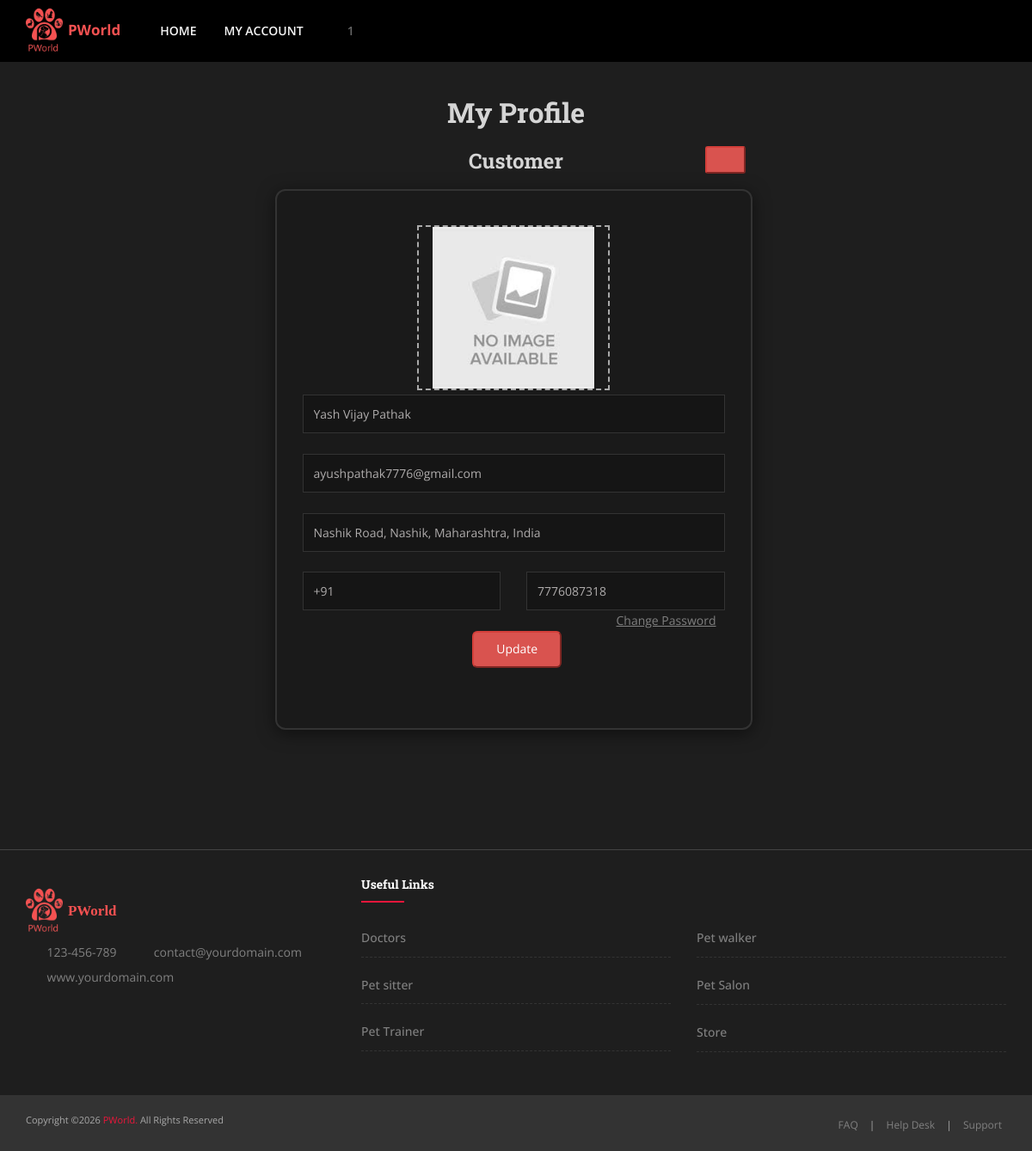
The app's page /Profile/ (signed in) with its own data.
### P_World_App/models.py (models this page shows, shortened)
class User_Details(models.Model):
    id = models.AutoField(primary_key=True)
    user_name = models.CharField(max_length=450, null=True, blank=True)
    password = models.CharField(max_length=90, null=True, blank=True)
    mobile_no = models.CharField(max_length=15, null=True, blank=True)
    country = models.CharField(max_length = 100 , null = True , blank = True)
    country_code = models.CharField(max_length=15, null=True, blank=True)
    email = models.CharField(max_length=100, null=True, blank=True)
    name = models.CharField(max_length=300, null=True, blank=True)
    about_me = models.TextField(null=True, blank=True)
    bussiness_name = models.CharField(max_length=400, null=True, blank=True)
    bussiness_address = models.CharField(max_length=500, null=True, blank=True)
    map_location = models.CharField(max_length=500, null=True, blank=True)
    latitude = models.CharField(max_length=400, null=True, blank=True)
    longitude = models.CharField(max_length=400, null=True, blank=True)
    address = models.TextField(null=True, blank=True)
    profile_image = models.ImageField(upload_to='profile_image/', null=True, blank=True)
    user_type = models.CharField(max_length=300, null=True, blank=True)
    status = models.BooleanField(default=False)
    created_datetime = models.DateTimeField(null=True, blank=True)
    sign_up_status = models.BooleanField(default=False)
    is_profile_create = models.BooleanField(default = False)
    token = models.CharField(max_length=400, null=True, blank=True)

### P_World_App/views_manoj.py (the view)
# urls.py: path('Profile/',Edit_Profile_Page , name='Profile'),
@cache_control(no_cache=True, must_revalidate=True, no_store=True)
def Edit_Profile_Page(request):
    try:
        session = getattr(request, "session", None)
        if not session:
            return redirect("/")
        customer_email = session.get("customer_email")
        customer_id = session.get("customer_id")
        if not customer_email or not customer_id:
            return redirect("/")
        user_obj = User_Details.objects.get(id=customer_id)
        country_obj = CountryMaster.objects.all().order_by("name")
        if user_obj.country_code:
            user_obj.country_code = user_obj.country_code.lstrip("+")
        return render(
            request,
            "customer/Edit_Profile.html",
            {
                "user_obj": user_obj,
                "country_obj": country_obj,
                "vendor_type": user_obj.user_type,
                "Item_count": Cart_Count(request),
            },
        )
    except User_Details.DoesNotExist:
        return redirect("/")
    except Exception:
        return redirect("/")

### P_World_App/views_manoj.py (called while the page is built)
def Cart_Count(request):
    if request.session.get('customer_id'):
        user_obj = User_Details.objects.filter(id = request.session.get('customer_id'))[0]
        Item_count = AddtoCart.objects.filter(fk_user = user_obj).count()
        return Item_count
    else:
        return redirect("/index/")

### P_World_App/templates/customer/Edit_Profile.html (shortened to what this page needs)
{% load static %}
{% include 'customer/header.html' %}
  <div class="main-content">
     <div class='container text-center' style='margin-top: 1rem;'>
	     <h2>My Profile</h2>
	     <div class="row" style="margin-top: 1rem;margin-bottom: 1rem;">
				<div class="col-lg-4" ></div>
				<div class="col-lg-4" >
					<h3 style="margin: 0rem;">{{vendor_type}}</h3>
				</div>
				<div class="col-lg-1">
					<button class="login-btn nextBtn btn-danger btn-sm" onclick="window.location.href='/index/'" data-toggle="tooltip" data-placement="top" title="Back"><i class="fa fa-arrow-left" aria-hidden="true" style="cursor:pointer;"  ></i></button>
				</div>
			</div>
		<div class="row">
			<div class="col-md-3"></div>
			<div class="col-md-6">
				<div class='card shadow text-center' >
					<div class="profile-form-container-box">
					<label for="pet_img" class="attachment" id='show_img' {% if user_obj.profile_image %} style='height: 12rem;  border: 2px dashed;width: 14rem; background-image: url("{{user_obj.profile_image.url}}");' {% else %} style='height: 12rem;  border: 2px dashed;width: 14rem; background-image: url("/media/profile_image/no_image.jpg");' {% endif %}>
						{% if user_obj.profile_image %}
						{% else %}
							<div class="btn-file__actions__item--shadow" style='margin-top:5rem;' id="lbl">
							  <i class="fa fa-plus fa-lg fa-fw" aria-hidden="true"></i>
							</div>
						{% endif %}
					</label><br>
					<input type="text" class="form-control" id="name" name="Name" maxlength='50' placeholder="Enter Your Name*" value="{{user_obj.name}}">
					<br>
				    <input type="email" class="form-control" id="email" maxlength='50' name="email" placeholder="Email Address*" value="{{user_obj.email}}">
				    <br>
					<input type="text" class="form-control" id="local_address"  name="address" placeholder=" Address*" value="{{user_obj.address}}">
					<br>
					<div class='row'>
						<div class='col-md-6'>
							<div class="country-select-wrapper">
								<div class="country-dropdown">
									<input
										type="text"
										id="country_search"
										class="form-control"
										placeholder="Country Code*"
										value="{% if user_obj.country %}+{{ user_obj.country_code }} {{ user_obj.country_sortname }}{% endif %}"
										readonly
									>
								</div>
							</div>
						</div>
						<div class='col-md-6'>
							<input type="text" class="form-control" id="mobile" oninput="this.value = this.value.replace(/[^0-9]/g, '').replace(/(\..*)\./g, '$1');" name="mobile" placeholder=" Mobile*" maxlength='10' value="{{user_obj.mobile_no}}">
							 <a href="{% url 'Change_Password' %}" style="text-decoration:underline; margin-left:41%;">Change Password</a>
						</div>
					</div>
				    <div class="row">
						<div class="col-md-8" style="margin-left: -3%;">
							<button class="login-btn nextBtn btn-danger btn-lg pull-right" onclick="Edit_Profile()" style="margin-bottom: 2%;">Update</button>
						</div>
					</div>
				</div>
		   </div>
		  </div>
		</div>
	 </div>
  </div>
  {% include 'customer/footer.html' %}

### static/css/style-main-dark.css (style rules this page uses)
body.dark { background-color: #1e1e1e !important; }
.dark h1, .dark h2, .dark h3, .dark h4, .dark h5, .dark h6, .dark .h1, .dark .h2, .dark .h3, .dark .h4, .dark .h5, .dark .h6 { color: #d5d5d5; }
.dark .form-control { background: rgba(0, 0, 0, 0.2); border-color: #333333; }

### P_World_App/templates/customer/header.html (style rules this page uses)
.form-control { color:#afacac; }

### P_World_App/templates/customer/Edit_Profile.html (style rules this page uses)
#show_img { background-size: contain; background-repeat: no-repeat; background-position: center; }
.profile-form-container-box { border: 2px solid #333; border-radius: 12px; padding: 40px 30px; background: #1a1a1a; box-shadow: 0 4px 20px rgba(0, 0, 0, 0.5); }
.country-dropdown { position: relative; }

### records on screen
User_Details: user_type "Customer", Name "Yash Vijay Pathak", email "ayushpathak7776@gmail.com", address "Nashik Road, Nashik, Maharashtra, India", country+country_code "+91", mobile "7776087318"

### other values on screen
{{ Item_count }} "1"
